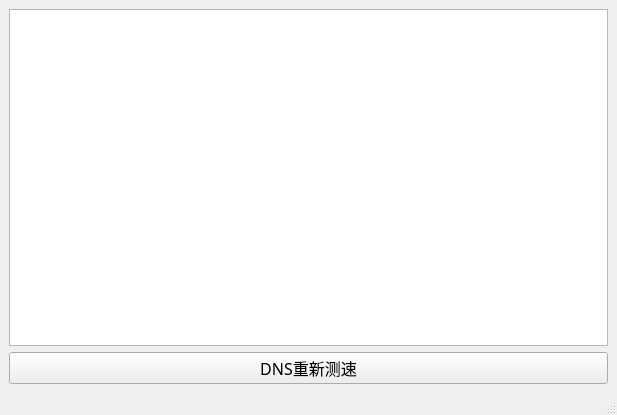
<?xml version="1.0" encoding="UTF-8"?>
<ui version="4.0">
 <class>MainWindow</class>
 <widget class="QMainWindow" name="MainWindow">
  <property name="geometry">
   <rect>
    <x>0</x>
    <y>0</y>
    <width>617</width>
    <height>415</height>
   </rect>
  </property>
  <property name="sizePolicy">
   <sizepolicy hsizetype="Fixed" vsizetype="Fixed">
    <horstretch>0</horstretch>
    <verstretch>0</verstretch>
   </sizepolicy>
  </property>
  <property name="windowTitle">
   <string>公共DNS测速</string>
  </property>
  <widget class="QWidget" name="centralwidget">
   <layout class="QGridLayout" name="gridLayout">
    <item row="0" column="0">
     <widget class="QTableView" name="tableView"/>
    </item>
    <item row="1" column="0">
     <widget class="QPushButton" name="pushButton">
      <property name="sizePolicy">
       <sizepolicy hsizetype="Expanding" vsizetype="Fixed">
        <horstretch>0</horstretch>
        <verstretch>0</verstretch>
       </sizepolicy>
      </property>
      <property name="font">
       <font>
        <family>宋体</family>
        <pointsize>12</pointsize>
       </font>
      </property>
      <property name="text">
       <string>DNS重新测速</string>
      </property>
     </widget>
    </item>
   </layout>
  </widget>
  <widget class="QMenuBar" name="menubar">
   <property name="geometry">
    <rect>
     <x>0</x>
     <y>0</y>
     <width>617</width>
     <height>22</height>
    </rect>
   </property>
  </widget>
  <widget class="QStatusBar" name="statusbar"/>
 </widget>
 <resources/>
 <connections/>
</ui>
